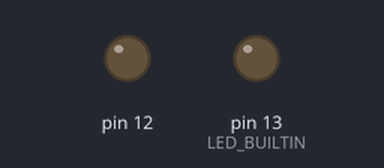
This sketch was run on a simulated Arduino Uno, built with avr-gcc and run on an emulated ATmega328P. On the bench: output pins drawn as LEDs (lit = HIGH).

Above: at 0.5 s.
At 1.5 s:
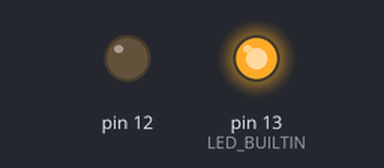
At 5.5 s:
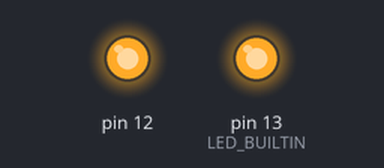
Timing chart, 0 to 6.9 s (numbered marks = the images above):
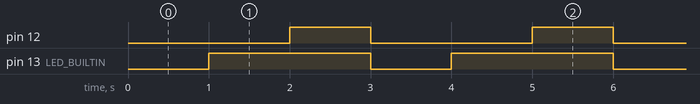

The sketch:

mighty_lahdi_tumelo1__3_.ino
```cpp
// C++ code
//
int tempo = 0;

void setup()
{
  pinMode(LED_BUILTIN, OUTPUT);
  pinMode(12, OUTPUT);

  tempo = 1000;
}

void loop()
{
  digitalWrite(LED_BUILTIN, LOW);
  delay(tempo); // Wait for tempo millisecond(s)
  digitalWrite(LED_BUILTIN, HIGH);
  delay(tempo); // Wait for tempo millisecond(s)
  digitalWrite(12, HIGH);
  delay(tempo); // Wait for tempo millisecond(s)
  digitalWrite(12, LOW);
}
```

Measured:
- by itself, pin 12: alternates HIGH for 1.0 s and LOW for 2.0 s
- by itself, pin 13 (LED_BUILTIN): alternates HIGH for 2.0 s and LOW for 1.0 s
- by itself, everything shown: repeats every 3.0 s, in 4 steps
